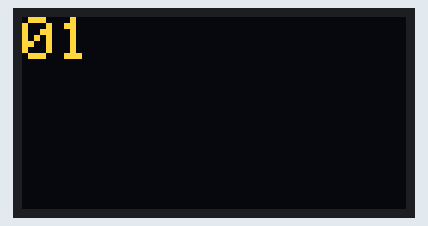
Recording of a sketch running on a simulated ESP32. Parts: 128×64 one-colour display. The OLED is the two-colour kind (top 16 rows yellow); what the sketch prints to the serial monitor is not drawn.

Above: at 0.1 s.
At 4.8 s:
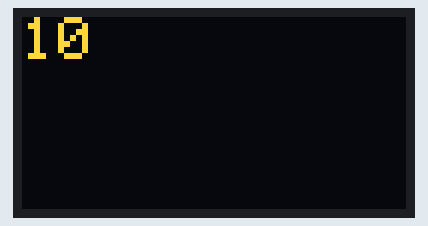
At 9.6 s:
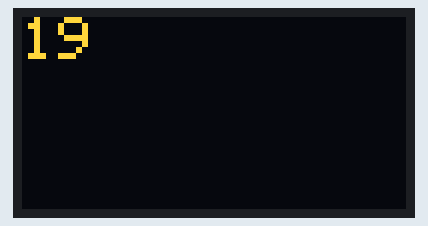
At 19.6 s:
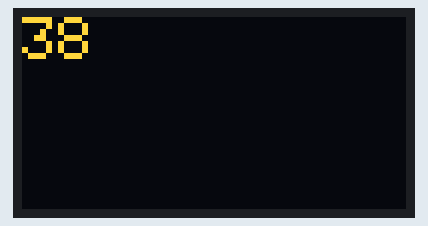
At 29.5 s:
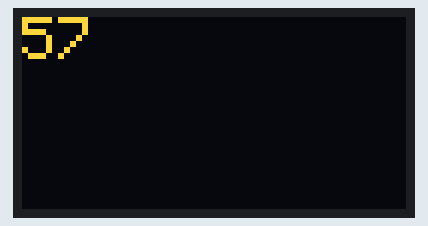
At 39.5 s:
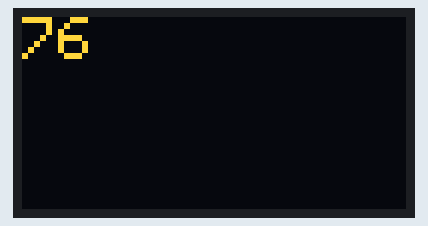

The sketch:

OLED_I2C_Beispiel.ino
```cpp
#include <Wire.h>
#include <Adafruit_SSD1306.h>

#define SCREEN_WIDTH 128
#define SCREEN_HEIGHT 64
#define OLED_RESET    -1
Adafruit_SSD1306 display(SCREEN_WIDTH, SCREEN_HEIGHT, &Wire, OLED_RESET);

void setup() {
  Serial.begin(9600);
  Wire.begin(21, 22); // SDA/SCL

  if (!display.begin(SSD1306_SWITCHCAPVCC, 0x3C)) {
    Serial.println("OLED nicht gefunden");
    while (true);
  }

  display.clearDisplay();
  display.setTextSize(2);
  display.setTextColor(SSD1306_WHITE);
}

void loop() {
  for (int i = 1; i <= 100; i++) {
    display.clearDisplay();
    display.setCursor(0, 0);

    if (i < 10) {
      display.print("0");
    }
    display.print(i);
    // Daten über I2C senden
    display.display();
    Serial.print("Zähler: ");
    Serial.println(i);
    delay(500);
  }
}
```

Measured:
- what the display in image 1 shows lasts 0.5 s, from 4.8 s to 5.3 s
